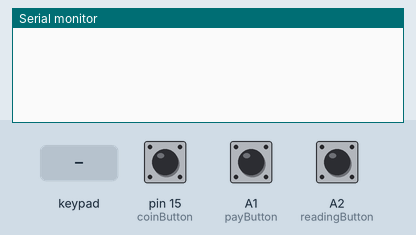
A sketch run on a simulated Arduino Leonardo, built with avr-gcc and run on an emulated ATmega32U4. Parts: the last lines printed to the serial monitor. The inputs (shaded band) are chosen by the test bench; at power-on: pin 15 (coinButton) HIGH, A1 (payButton) HIGH, A2 (readingButton) HIGH. USB keyboard and mouse output is not drawn.

Above: at 1.2 s.
1.3 s: pin 15 (coinButton) pulled LOW for 0.15 s
At 2.1 s:
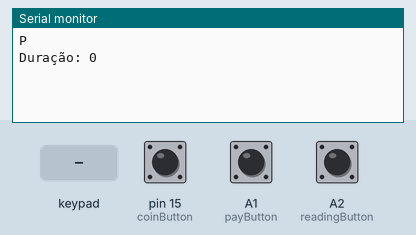
2.9 s: A1 (payButton) pulled LOW for 0.15 s
At 3.4 s:
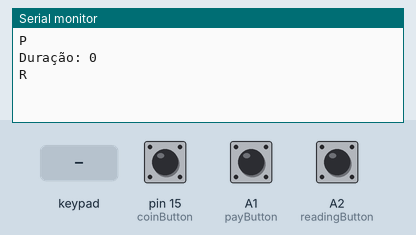
4.5 s: A2 (readingButton) pulled LOW for 0.15 s
At 5.7 s:
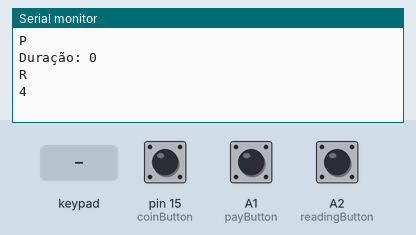
6.1 s: key 'T' pressed
At 7.2 s:
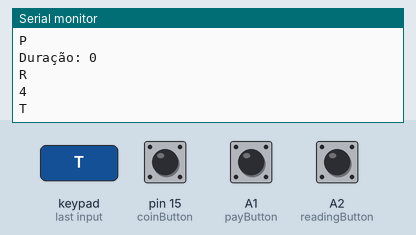
7.6 s: key 'Y' pressed
At 8.4 s:
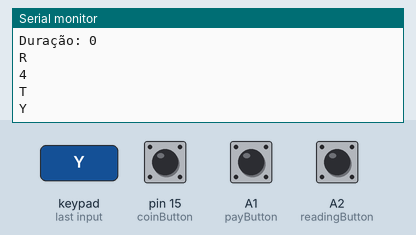
9.1 s: key 'V' pressed
At 9.5 s:
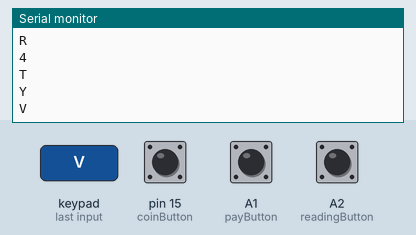

Measured:
- after the input at 1.3 s, the serial monitor: prints a new line at once (image 1)
- after the input at 2.9 s, the serial monitor: prints a new line at once (image 2)
- after the input at 4.5 s, the serial monitor: prints a new line at once (image 3)
- after the input at 6.1 s, the serial monitor: prints a new line at once (image 4)
- after the input at 7.6 s, the serial monitor: prints a new line at once (image 5)
- after the input at 9.1 s, the serial monitor: prints a new line at once (image 6)

The sketch:

INTERFACE_HALLOWEN_USB.ino
```cpp
//Autor: Vitor Gabriel
//Programa: Interface Hallowen USB
//Data: 01/06/2024

#include <Keyboard.h>
#include <Keypad.h>

const byte ROWS = 6;
const byte COLS = 2;

// Fios:
#define payButton A1 //Pagar
#define coinButton 15 //Coin
#define readingButton A2 //Leitura

bool segurando = false;

unsigned long duracao = 0;

byte rowPins[ROWS] = { 2, 3, 4, 5, 6, 7 }; // Marrom, Roxo, Preto, Cinza, Azul, Laranja
byte colPins[COLS] = { 8, 9 }; // Vermelho, Branco

char keys[ROWS][COLS] = {
// VM   BR
  {'T', 'Y'}, // Marrom
  {'V', 'J'}, // Roxo
  {'F', 'H'}, // Preto
  {'G', 'M'}, // Cinza
  {'0', 'N'}, // Azul
  {'B', '0'}, // Laranja
};

Keypad keypad = Keypad( makeKeymap(keys), rowPins, colPins, ROWS, COLS );

void setup() {
  Serial.begin(9600);

  pinMode(payButton, INPUT_PULLUP); //Pagar
  pinMode(coinButton, INPUT); //Coin
  pinMode(readingButton, INPUT_PULLUP); //Leitura
  Keyboard.begin();
}

void loop() {
  char key = keypad.getKey();

  if (key) {
    switch(key){
      case 'Y':
        Serial.println("Y");
        Keyboard.press('Y');
        break;
      case 'T':
        Serial.println("T");
        Keyboard.press('T');
        break;
      case 'J':
        Serial.println("J");
        Keyboard.press('J');
        break;
      case 'V':
        Serial.println("V");
        Keyboard.press('V');
        break;
       case 'F':
        Serial.println("F");
        Keyboard.press('F');
        break;
      case 'H':
        Serial.println("H");
        Keyboard.press('H');
        break;
      case 'G':
        Serial.println("G");
        Keyboard.press('G');
        break;
      case 'M':
        Serial.println("M");
        Keyboard.press('M');
        //Keyboard.write(77);
        break;
      case 'B':
        Serial.println("B");
        Keyboard.press('B');
        break;
      case 'N':
        Serial.println("N");
        Keyboard.press('N');
        break;
    }
    delay(50);
    Keyboard.releaseAll();
  }

  //Terra
  if (digitalRead(payButton) == LOW)
  {
    Serial.println("R");
    Keyboard.write(82); //R
    while(!digitalRead(payButton)){}
    delay(300);
  }

  if (digitalRead(coinButton) == LOW)
  {
    Serial.println("P");
    Serial.print("Duração: ");
    Serial.println(duracao);
    Keyboard.write(80); //P
    duracao = pulseIn(coinButton, HIGH);
  }

  if (digitalRead(readingButton) == LOW)
  {
    Serial.println("4");
    Keyboard.write(52); //4
    while(!digitalRead(readingButton)){}
    delay(300);
  }
}
```
